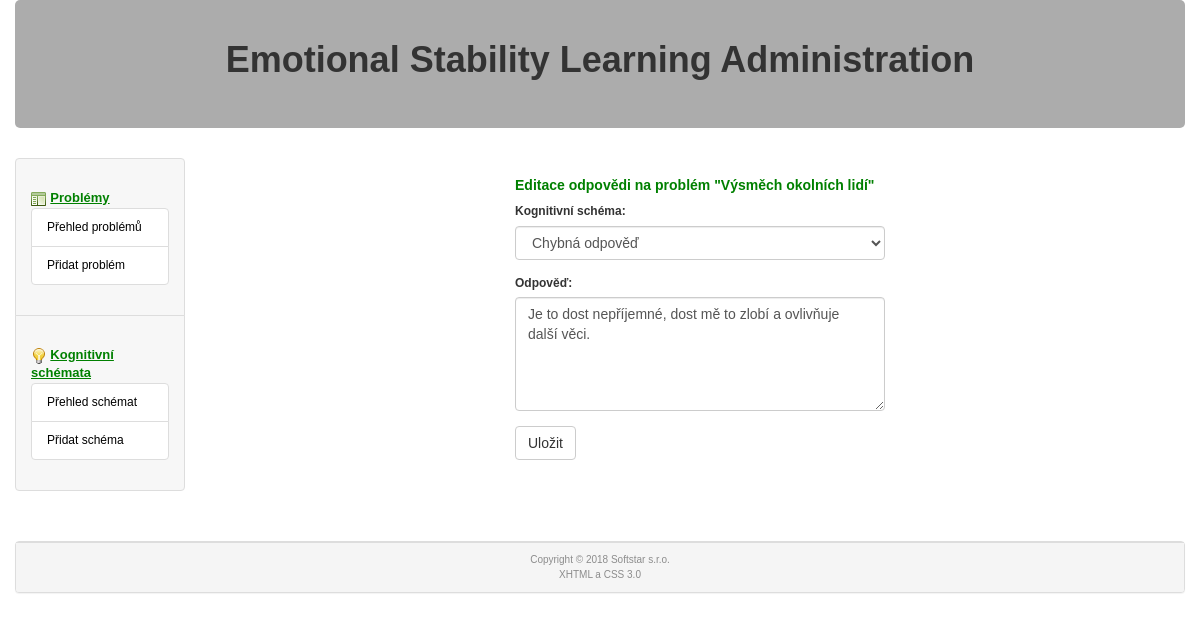
/administrace/?odpovedi=2&idp=1&idks=1, run on the app's committed database.
### tables this page shows
CREATE TABLE `odpoved` (
  `id_problemu` int(11) NOT NULL,
  `id_kog_schematu` int(11) NOT NULL,
  `odpoved` text NOT NULL,
  `smazano` int(1) NOT NULL DEFAULT '0'
);

CREATE TABLE `problem` (
  `id` int(11) NOT NULL,
  `nazev` varchar(60) NOT NULL,
  `popis` text,
  `smazano` int(1) NOT NULL DEFAULT '0'
);

### www/administrace/index.php (called while the page is built, shortened)
<?php
  $router = new RouterController();
  $router->setView();
  $router->showView();
?>

### www/administrace/models/model.php (called while the page is built, shortened)
<?php
  class model
  {
    private $db, $sever_name;
    function __construct()
    {
      $this->db = new cdb();
    }
    function __destruct()
    {
      $this->db->closedb();
    }
    function selectAll($table)
    {
      $query = "select * from $table where smazano='0';";
      $this->db->query($query);
      $i = 0;
      while ($item=$this->db->get_array())
      {
        if (!empty($item['0']))
        {
          $arr[$i] = $item;
          $i++;
        }
      }
      return $arr;
    }
    function selectArray(array $tables, array $collums, array $keys)
    {
      $query = "select ";
      $i = 0;
      foreach($collums as $collum)
      {
        if ($i)
        {
          $query .= ", $collum";
        }
        else
        {
          $query .= "$collum";
          $i = 1;
        }
      }
      $query .= " from ";
      $i = 0;
      foreach($tables as $table)
      {
        if ($i)
        {
          $query .= ", $table";
        }
        else
        {
          $query .= "$table";
          $i = 1;
        }
      }
      $query .= " where";
      $i = 0;
      foreach($keys as $name => $value)
      {
        if ($i)
        {
          $query .= " and $name=$value";
        }
        else
        {
          $query .= " $name=$value";
          $i = 1;
        }
      }
      $query .= ";";
      $this->db->query($query);
      $i = 0;
      while ($item=$this->db->get_array())
      {
        if (!empty($item['0']))
        {
          $arr[$i] = $item;
          $i++;
        }
      }
      return $arr;
    }
  }
?>

### www/administrace/cfg/sql.php (called while the page is built)
<?php
  $this->server='localhost';
  $this->user='emotions';
  $this->password='emotions';
  $this->db_name='emotions';
?>

### www/administrace/models/cdb.php (called while the page is built, shortened)
<?php
class cdb {
  private $data, $querystring, $error, $conn;
  public $server, $user, $password, $db_name;
  function __construct()
  {
    require("./cfg/sql.php");
  }
  function connect() {
    if (!($this->conn=mysqli_connect($this->server,$this->user,$this->password,$this->db_name))) return(0);
    return(1);
  }
  function query($dotaz) {
    if (!($this->data=mysqli_query($this->conn,$dotaz))) {
      $this->error=1;
      $this->data=null;
    };
    if ($this->data) { return 1; }
    else  {return 0;}
  }
  function get_array() {
    if ($this->data) {return (mysqli_fetch_array($this->data)); }
    else { return 0; }
  }
};
?>

### www/administrace/controllers/AnswerEditController.php (called while the page is built, shortened)
<?php
class AnswerEditController extends Controller
{
  public function setView()
  {
    $model = new model();
    if ($model->ifconnected())
    {
      $answr = $model->selectArray(array("odpoved", 'problem'), array('odpoved', 'nazev', 'id_problemu', 'id_kog_schematu',) , array('problem.id' => $this->post_get('idp'), 'id_problemu' => $this->post_get('idp'), 'id_kog_schematu' => $this->post_get('idks'), 'odpoved.smazano' => 0));
      $answer = $answr[0];
      $kschemas = $model->selectAll("kognitivni_schema");
    }
    else
    {
      $this->view = 'error';
    }
  }
}

### www/administrace/controllers/RouterController.php (called while the page is built, shortened)
<?php
class RouterController extends Controller
{
  protected $controller;
  public function setView()
  {
    $this->controller->setView();
  }
    private function setViewAnswer()
    {
      if ($this->post_get('odpovedi')==1)
      {
        $this->controller = new AnswerOverviewController();
      }
      elseif ($this->post_get('odpovedi')==2)
      {
        if ($this->post_get('idp')&&$this->post_get('idks'))
        {
        $this->controller = new AnswerEditController();
        }
        elseif (($this->post_get('idp'))&&(!($this->post_get('idks'))))
        {
          $this->controller = new AnswerNewController();
        }
      }
      elseif ($this->post_get('odpovedi')==3)
      {
        $model = new model();
        $model->update('odpoved', array('id_problemu' => htmlspecialchars($this->post_get('idp'), ENT_QUOTES), 'id_kog_schematu' => htmlspecialchars($this->post_get('idks'), ENT_QUOTES)), array('smazano' => 1));
        $this->redirect("?odpovedi=1&idp=".$this->post_get('idp'));
      }
    }
  }
?>

### www/administrace/views/answerEdit.phtml (the view, shortened to what this page needs)
<div class="col-sm-3"></div>
<div class="col-sm-4">
<h4>Editace odpovědi na problém "<?php echo($answer['nazev']); ?>"</h4>
  <form method="post" action="./">
    <div class="form-group">
      <label for="idks">Kognitivní schéma:</label>
      <select class="form-control" id="idks" name="idks">
      <?php
        foreach($kschemas as $kschema)
        {
          if ($kschema['id'] == $this->post_get('idks')) { echo("                  <option value=\"".$kschema['id']."\" selected=\"selected\" >".$kschema['nazev']."</option>\n"); }
          else { echo("                  <option value=\"".$kschema['id']."\" >".$kschema['nazev']."</option>\n"); }
        }
      ?>
    </select>
    </div>
    <div class="form-group">
      <label for="nazev">Odpověď:</label>
      <textarea class="form-control" rows="5" id="nazev" name="nazev"><?php echo($answer['odpoved']); ?></textarea>
    </div>
    <button type="submit" name="odpovedi" class="btn btn-default" value="Uložit">Uložit</button>
  </form>
</div>
<div class="col-sm-3"></div>

### www/administrace/css/style.css (style rules this page uses)
body { font-family: 'Helvetica CE','Arial CE',sans-serif; font-size: 12px; }
h4 { font-size: 14px; font-weight: bold; color: green; margin-top: 20px; }

### data on the page
odpoved: problem.nazev "Výsměch okolních lidí", nazev "Je to dost nepříjemné, dost mě to zlobí a ovlivňuje další věci."

### other printed values
form field idks "Chybná odpověď"
